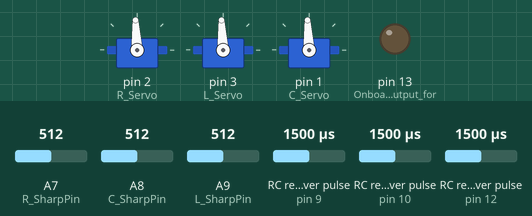
Simulated run of this sketch. Board: Arduino Mega 2560, built with avr-gcc and run on an emulated ATmega2560. Shown: 3 × servo, output pins drawn as LEDs (lit = HIGH). Wiring (inferred from the names in the program): 3 × RC receiver channel: data pin 9 / data pin 10 / data pin 12. The inputs (shaded band) are chosen by the test bench; at power-on: RC receiver pulse (sensors on pin 10, pin 9, pin 12) 1500 µs, A7 (R_SharpPin) = 512, A8 (C_SharpPin) = 512, A9 (L_SharpPin) = 512. What the sketch prints to the serial monitor is not drawn.

Above: at 3.2 s.
3.3 s: RC receiver pulse (sensor on pin 10) set to 1415 µs
6.3 s: RC receiver pulse (sensor on pin 10) set to 1399 µs
At 8.0 s:
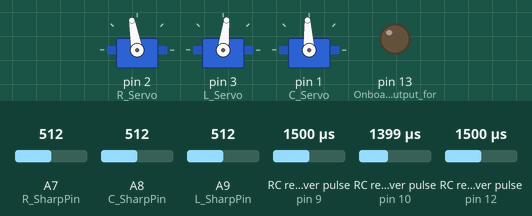
9.3 s: RC receiver pulse (sensor on pin 9) set to 1020 µs
At 11.0 s:
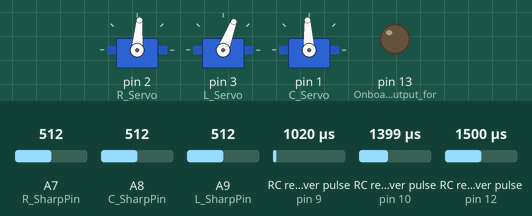
11.6 s: RC receiver pulse (sensor on pin 12) set to 1020 µs
At 12.7 s:
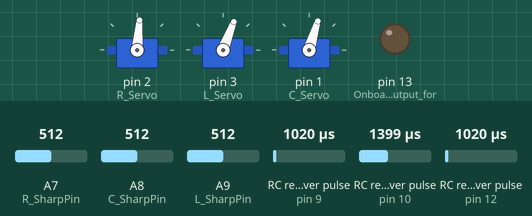
14.6 s: RC receiver pulse (sensor on pin 12) set to 1750 µs
At 16.5 s:
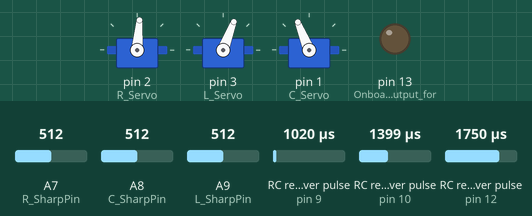
17.6 s: RC receiver pulse (sensor on pin 9) set to 1500 µs
Timing chart, 0 to 35.3 s (numbered marks = the images above; inputs shaded):
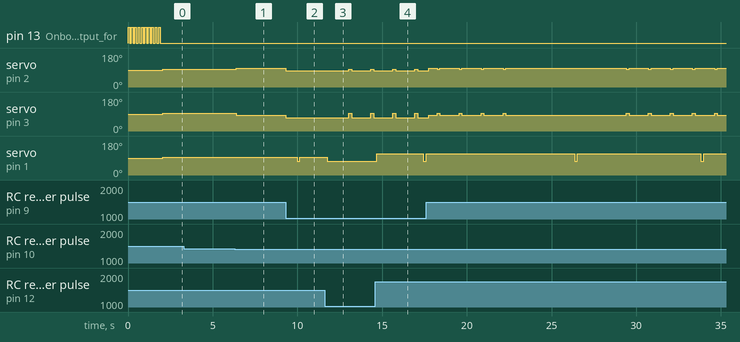

Measured:
- the behaviour switches between 1400 and 1399 µs on RC receiver pulse (sensor on pin 10) (found by bisection; images 0 and 1)
- after the input at 6.3 s, servo on pin 2 (R_Servo): 93° → 100° after 0.10 s; servo on pin 3 (L_Servo): alternates 84° for 0.16 s and 83° for 1.1 s, starting after 0.10 s
- after the input at 9.3 s, servo on pin 2 (R_Servo): 100° → 85° at once
- after the input at 11.6 s, servo on pin 1 (C_Servo): 93° → 73° after 0.16 s
- after the input at 14.6 s, servo on pin 1 (C_Servo): 73° → 112° after 0.08 s, → 73° 2.8 s later, → 112° 0.15 s later

The sketch:

openloop_maneuvering.ino
```cpp
/*
  Testing RC Connection
  4/12/15 by Brian Patton
  Captures the Pulse signal from a RC controller
  Feel free to do whatever you want with this code example
*/
#include <Servo.h>

// Create Variables to hold the Receiver signals
int Ch1, Ch2, Ch3, Ch4, Ch5, Ch6;
int CalcHold;        //Variable to temp hold calculations for steering stick corections
int Rwheel;
int Lwheel;
int Cwheel;

// Create Servo Objects as defined in the Servo.h files
Servo L_Servo;  // Servo DC Motor Driver (Designed for RC cars)Servo L_Servo;  // Servo DC Motor Driver (Designed for RC cars)
Servo R_Servo;  // Servo DC Motor Driver (Designed for RC cars)Servo R_Servo;  // Servo DC Motor Driver (Designed for RC cars)
Servo C_Servo;  // Servo motor for the cross wheel

int L_SharpValue; // Variable to hold Left Sharp data
int C_SharpValue; // Variable to hold Center Sharp data
int R_SharpValue; // Variable to hold Right Sharp data
const int L_SharpPin = A9; //Pin connecting the sharp
const int C_SharpPin = A8; //Pin connecting the sharp
const int R_SharpPin = A7; //Pin connecting the sharp

//**************************************************************
//*****************  Setup  ************************************
//**************************************************************
void setup() {
  // Set the pins that the transmitter will be connected to all to input
  pinMode(12, INPUT); //I connected this to Chan1 of the Receiver
  pinMode(11, INPUT); //I connected this to Chan2 of the Receiver
  pinMode(10, INPUT); //I connected this to Chan3 of the Receiver
  pinMode(9, INPUT); //I connected this to Chan4 of the Receiver
  pinMode(8, INPUT); //I connected this to Chan5 of the Receiver
  pinMode(7, INPUT); //I connected this to Chan6 of the Receiver
  pinMode(13, OUTPUT); //Onboard LED to output for diagnostics
  // Attach Speed controller that acts like a servo to the board
  R_Servo.attach(2); //Pin 2
  L_Servo.attach(3); //Pin 3
  C_Servo.attach(1); //Pin 1
  //Flash the LED on and Off 10x Start
  for (int i = 0; i < 10; i++) {
    digitalWrite(13, HIGH);
    delay(100);
    digitalWrite(13, LOW);
    delay(100);
  }
  //Flash the LED on and Off 10x End
  Serial.begin(9600);
}

//********************** MixLimits() ***************************
//*******  Make sure values never exceed ranges  ***************
//******  For most all servos and like controlers  *************
//****   control must fall between 1000uS and 2000uS  **********
//**************************************************************
void SetLimits() {
  if (Lwheel < 1260) {// Can be set to a value you don't wish to exceed
    Lwheel = 1260;    // to adjust maximums for your own robot
  }
  if (Lwheel > 1740) {// Can be set to a value you don't wish to exceed
    Lwheel = 1740;    // to adjust maximums for your own robot
  }
  if (Rwheel < 1420) {// Can be set to a value you don't wish to exceed
    Rwheel = 1420;    // to adjust maximums for your own robot
  }
  if (Rwheel > 1570) {// Can be set to a value you don't wish to exceed
    Rwheel = 1570;    // to adjust maximums for your own robot
  }

  if (Cwheel < 1300) {// Can be set to a value you don't wish to exceed
    Cwheel = 1300;    // to adjust maximums for your own robot
  }
  if (Cwheel > 1700) {// Can be set to a value you don't wish to exceed
    Cwheel = 1700;    // to adjust maximums for your own robot
  }

  R_Servo.writeMicroseconds(Rwheel);
  L_Servo.writeMicroseconds(Lwheel);
  C_Servo.writeMicroseconds(Cwheel);

   PrintWheelCalcs(); //REMEMBER: printing values slows reaction times
}


//*****************  PrintWheelCalcs()  ************************
//*******  Prints calculated wheel output values  **************
//**************************************************************
void PrintWheelCalcs() {
 Serial.print("Rwheel = ");
 Serial.println(Rwheel);
 Serial.print("Lwheel = ");
 Serial.println(Lwheel);
 Serial.println(" ");
 Serial.print("Cwheel = ");
 Serial.println(Cwheel);
 Serial.println(" ");
// Serial.println(L_SharpValue);
// Serial.println(" ");
}
//********************  TestWheels()  **************************
//*  Direct call to Servos to test wheel speed and direction  **
//**************************************************************
void TestWheels() {
 // R_Servo.writeMicroseconds(1500); // 1000-2000, 1500 should be stop
 // L_Servo.writeMicroseconds(1500); // 1000-2000, 1500 should be stop
}
//*******************  DriveServosRC()  ************************
//******  Use the value collected from Ch1 and Ch2  ************
//******  on a single stick to relatively calculate  ***********
//****  speed and direction of two servo driven wheels *********
//**************************************************************
void DriveServosRC()
{
  // Drive wheels
  if (Ch3 <= 1400) {
    Lwheel = Ch4 + Ch3 - 1500;
    Rwheel = Ch4 - Ch3 + 1500;
    SetLimits();
  }
  else if (Ch3 > 1600) {
    int Ch4_mod = map(Ch4, 1000, 2000, 2000, 1000); // Invert the Ch1 axis to keep the math similar
    int Ch3_mod = map(Ch3, 1000, 2000, 1000, 2000); // Slow reaction time
    Lwheel = Ch4_mod + Ch3 - 1500;
    Rwheel = Ch4_mod - Ch3 + 1500;
    SetLimits();
  }
  else{
    Lwheel = 1500;
    Rwheel = 1500;
    SetLimits();
  }


   // Cross wheels
  if (Ch1 <= 1460) {
    Cwheel = Ch1;
    SetLimits();
  }
  else if (Ch1 > 1540) {
    int Ch1_mod = map(Ch1, 1000, 2000, 1000, 2000); // Invert the Ch1 axis to keep the math similar
    Cwheel = Ch1_mod;
    SetLimits();
  }
  else{
    Cwheel = 1500;
    SetLimits();
  }
}
//*******************   pulseMotors  ***************************
//pulses either mapped or direct signals generated from Mixlimits
//**************************************************************
void pulseMotors() {
  //un-comment the next two line to drive the wheels directly with the MaxLimits Set
  //  R_Servo.writeMicroseconds(Rwheel);
  //  L_Servo.writeMicroseconds(Lwheel);

  //un-comment the next two to map a control range.
  //*** Take the standard range of 1000 to 2000 and frame it to your own minimum and maximum
  //*** for each wheel.
  Rwheel = map(Rwheel, 1000, 2000, 1350, 1650);
  Lwheel = map(Lwheel, 1000, 2000, 1350, 1650);
  R_Servo.writeMicroseconds(Rwheel);
  L_Servo.writeMicroseconds(Lwheel);

  // un-comment this line do display the value being sent to the motors
  //  PrintWheelCalcs(); //REMEMBER: printing values slows reaction times
}
//**********************  PrintRC()  ***************************
//***  Simply print the collected RC values for diagnostics  ***
//**************************************************************
void PrintRC()
{ // print out the values you read in:
//  Serial.println(" RC Control Mode ");
  Serial.print("Value Ch1 = ");
  Serial.println(Ch1);
//  Serial.print("Value Ch2 = ");
//  Serial.println(Ch2);
  Serial.print("Value Ch3 = ");
  Serial.println(Ch3);
  Serial.print("Value Ch4 = ");
  Serial.println(Ch4);
  //Serial.print("Control = ");
  //Serial.println(Ch5);
//  Serial.println(L_SharpValue);
//  Serial.println(" ");
//  Serial.println(C_SharpValue);
//  Serial.println(" ");
  //Serial.print("Value Ch6 = ");
  //Serial.println(Ch6);
  //Serial.println(" ");
  //delay(1000);
}
//************************  loop()  ****************************
//**********************  Main Loop  ***************************
//**************************************************************
void loop()
{
       Ch1 = pulseIn(12, HIGH, 21000); // Capture pulse width on Channel 1
 // Ch2 = pulseIn(11, HIGH, 21000); // Capture pulse width on Channel 2
       Ch3 = pulseIn(10, HIGH, 21000);  // Capture pulse width on Channel 3
       Ch4 = pulseIn(9, HIGH, 21000);  // Capture pulse width on Channel 4
 // Ch5 = pulseIn(8, HIGH, 21000); // Capture pulse width on Channel 5
  //      Ch6 = pulseIn(7, HIGH, 21000); // Capture pulse width on Channel 6
    L_SharpValue = analogRead(L_SharpPin); //Read the value of the sharp sensor
    C_SharpValue = analogRead(C_SharpPin); //Read the value of the sharp sensor
    R_SharpValue = analogRead(R_SharpPin); //Read the value of the sharp sensor
  //  TestWheels();
  DriveServosRC(); // Drive Motors under RC control
   PrintRC(); //Print Values for RC Mode Diagnostics

}
```
